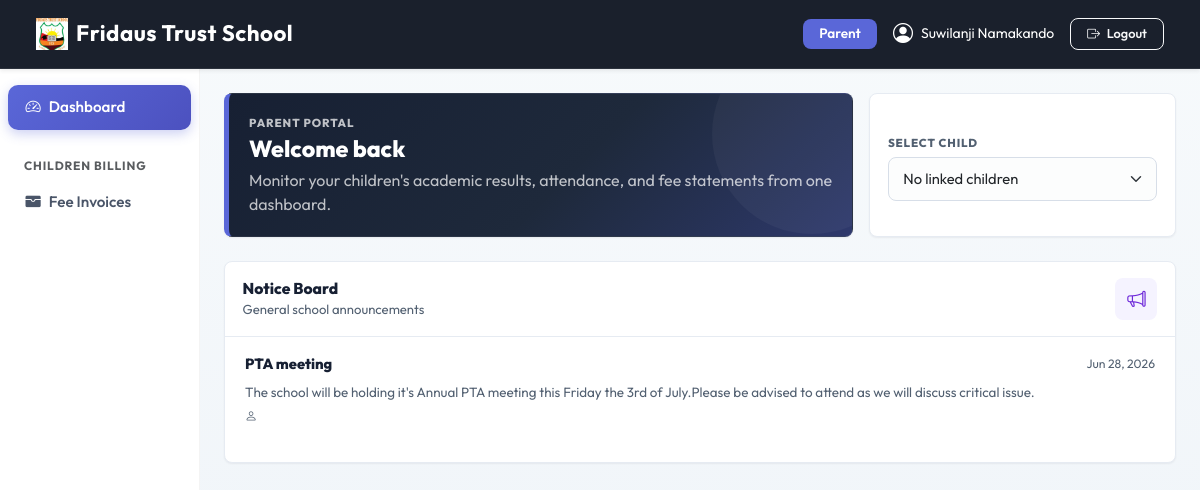
Page /dashboard/parent/ (signed in) on the committed database.
### apps/dashboard/models.py (models this page shows, shortened)
class SchoolSettings(models.Model):
    school_name    = models.CharField(max_length=200, default='SchoolMS')
    logo           = models.ImageField(upload_to='school/logo/', blank=True, null=True)
    favicon        = models.ImageField(upload_to='school/favicon/', blank=True, null=True)
    primary_color  = models.CharField(max_length=7, default='#5a67d8', help_text='Hex color e.g. #5a67d8')
    secondary_color= models.CharField(max_length=7, default='#4c51bf')
    sidebar_color  = models.CharField(max_length=7, default='#ffffff')
    navbar_color   = models.CharField(max_length=7, default='#1a202c')
    address        = models.TextField(blank=True)
    phone          = models.CharField(max_length=20, blank=True)
    email          = models.EmailField(blank=True)
    website        = models.URLField(blank=True)
    class Meta:
        verbose_name = 'School Settings'
    @classmethod
    def get(cls):
        obj, _ = cls.objects.get_or_create(pk=1)
        return obj

class Notice(models.Model):
    title = models.CharField(max_length=200)
    content = models.TextField()
    author = models.ForeignKey(User, on_delete=models.CASCADE, related_name='notices')
    created_at = models.DateTimeField(auto_now_add=True)
    updated_at = models.DateTimeField(auto_now=True)
    is_active = models.BooleanField(default=True)
    to_admins = models.BooleanField(default=True, verbose_name="Show to Admins")
    to_teachers = models.BooleanField(default=True, verbose_name="Show to Teachers")
    to_students = models.BooleanField(default=True, verbose_name="Show to Students")
    to_parents = models.BooleanField(default=True, verbose_name="Show to Parents")
    class Meta:
        ordering = ['-created_at']

### apps/accounts/models.py (models this page shows, shortened)
class User(AbstractUser):
    ROLE_CHOICES = (
        ('superadmin', 'Super Admin'),
        ('admin', 'Admin'),
        ('teacher', 'Teacher'),
        ('student', 'Student'),
        ('parent', 'Parent'),
    )
    role = models.CharField(max_length=20, choices=ROLE_CHOICES)
    phone = models.CharField(max_length=20, blank=True, null=True)
    profile_pic = models.ImageField(upload_to='profile_pictures/', blank=True, null=True)
    created_at = models.DateTimeField(auto_now_add=True)
    @property
    def is_admin(self):
        return self.role in ['superadmin', 'admin'] or self.is_superuser
    @property
    def is_teacher(self):
        return self.role == 'teacher'
    @property
    def is_student(self):
        return self.role == 'student'
    @property
    def is_parent(self):
        return self.role == 'parent'

### apps/dashboard/views.py (the view, shortened to what this page needs)
# urls.py: path('parent/',  views.parent_dashboard,  name='parent_dashboard'),
@login_required
def parent_dashboard(request):
    if not (request.user.is_parent or request.user.is_admin):
        return redirect('/')
    parent = get_object_or_404(Parent, user=request.user)
    children = parent.students.all().select_related('user', 'student_class')
    selected_child_id = request.GET.get('child_id')
    selected_child = None
    grades = []
    att_rate = 100.0
    unpaid_invoices = []
    grades_locked = False  # ← add this
    notices = Notice.objects.filter(is_active=True, to_parents=True)[:5]
    context = {
        'parent'          : parent,
        'children'        : children,
        'selected_child'  : selected_child,
        'grades'          : grades,
        'grades_locked'   : grades_locked,
        'att_rate'        : att_rate,
        'unpaid_invoices' : unpaid_invoices,
        'notices'         : notices,
    }
    return render(request, 'dashboard/parent_dashboard.html', context)

### apps/dashboard/context_processors.py (called while the page is built)
def school_settings(request):
    return {'school_settings': SchoolSettings.get()}

### templates/dashboard/parent_dashboard.html (shortened to what this page needs)
{% extends 'base.html' %}
{% block content %}
<div class="row g-3 mb-4">
  <div class="col-lg-8">
    <div class="hero-panel is-branded h-100">
      <div class="workspace-kicker">Parent Portal</div>
      <h1 class="hero-greeting">Welcome back</h1>
      <p class="workspace-subtitle mb-0">Monitor your children's academic results, attendance, and fee statements from one dashboard.</p>
    </div>
  </div>
  <div class="col-lg-4">
    <div class="info-card">
      <form method="get" id="childSelectorForm">
        <label for="child_id" class="info-card-label">Select Child</label>
        <select name="child_id" id="child_id" class="form-select" onchange="document.getElementById('childSelectorForm').submit();">
          {% for child in children %}
            <option value="{{ child.pk }}" {% if selected_child and selected_child.pk == child.pk %}selected{% endif %}>{{ child.user.get_full_name }}</option>
          {% empty %}
            <option value="">No linked children</option>
          {% endfor %}
        </select>
      </form>
    </div>
  </div>
</div>
<div class="content-panel">
  <div class="panel-header">
    <div>
      <h2 class="panel-title">Notice Board</h2>
      <p class="panel-subtitle">General school announcements</p>
    </div>
    <span class="panel-icon bg-tone-violet"><i class="bi bi-megaphone"></i></span>
  </div>
  <div class="panel-body notice-feed">
    {% for notice in notices %}
    <div class="notice-item">
      <div class="d-flex justify-content-between align-items-start gap-3">
        <h3 class="notice-title">{{ notice.title }}</h3>
        <span class="notice-meta text-nowrap">{{ notice.created_at|date:"M d, Y" }}</span>
      </div>
      <p class="notice-body">{{ notice.content }}</p>
      <span class="notice-meta"><i class="bi bi-person me-1"></i>{{ notice.author.get_full_name }}</span>
    </div>
    {% empty %}
    <div class="empty-state">
      <i class="bi bi-megaphone"></i>
      No active announcements.
    </div>
    {% endfor %}
  </div>
</div>
{% endblock %}

### templates/base.html (shortened to what this page needs)
{% load static %}
<!DOCTYPE html>
<html lang="en">
<head>
  <link href="https://cdn.jsdelivr.net/npm/bootstrap@5.3.2/dist/css/bootstrap.min.css" rel="stylesheet">
  <link href="https://cdn.jsdelivr.net/npm/bootstrap-icons@1.11.3/font/bootstrap-icons.css" rel="stylesheet">
  <link href="https://cdnjs.cloudflare.com/ajax/libs/toastr.js/latest/toastr.min.css" rel="stylesheet">
  <link href="{% static 'css/modern.css' %}" rel="stylesheet">
  <link href="https://cdn.jsdelivr.net/npm/select2@4.1.0-rc.0/dist/css/select2.min.css" rel="stylesheet">
  <link href="https://cdn.jsdelivr.net/npm/select2-bootstrap-5-theme@1.3.0/dist/select2-bootstrap-5-theme.min.css" rel="stylesheet">
</head>
<body>
{% if user.is_authenticated %}
<nav class="navbar navbar-expand-lg navbar-dark sticky-top d-print-none shadow-sm"
     style="background-color: {{ school_settings.navbar_color|default:'#1a202c' }} !important;">
  <div class="container-fluid">
    <a class="navbar-brand fw-bold text-white d-flex align-items-center gap-2" href="/">
      {% if school_settings.logo %}
        <img src="{{ school_settings.logo.url }}" height="32" style="object-fit:contain;" alt="{{ school_settings.school_name }}">
      {% else %}
        <i class="bi bi-shield-check" style="color: var(--school-primary);"></i>
      {% endif %}
      <span>{{ school_settings.school_name|default:"SchoolMS" }}</span>
    </a>
    <div class="collapse navbar-collapse" id="navbarNav">
      <div class="ms-auto d-flex align-items-center gap-3 mt-2 mt-lg-0">
        <span class="badge bg-primary px-3 py-2 text-capitalize" style="font-size: 0.85rem;">{{ user.get_role_display }}</span>
        <a href="{% url 'accounts:profile' %}" class="text-white text-decoration-none d-flex align-items-center gap-2 small">
          {% if user.profile_pic %}
            <img src="{{ user.profile_pic.url }}" class="rounded-circle border border-2 border-white" width="32" height="32" style="object-fit:cover">
          {% else %}
            <i class="bi bi-person-circle fs-5"></i>
          {% endif %}
          <span class="d-none d-sm-inline">{{ user.get_full_name|default:user.username }}</span>
        </a>
        <a href="{% url 'accounts:logout' %}" class="btn btn-outline-light btn-sm px-3"><i class="bi bi-box-arrow-right me-1"></i> Logout</a>
      </div>
    </div>
  </div>
</nav>
<div class="container-fluid">
  <div class="row">
    <aside class="col-lg-2 col-md-3 d-none d-md-block pt-3 px-0 border-end" id="sidebar">
  {% include 'partials/sidebar.html' %}
</aside>
    <main class="col-lg-10 col-md-9 ms-sm-auto px-md-4 py-4 animate-fade-in">
      {% block content %}{% endblock %}
    </main>
  </div>
</div>
{% else %}
  {% block auth_content %}{% endblock %}
{% endif %}
</body>
</html>

### rows in the picture
SchoolSettings: logo (picture), school_name "Fridaus Trust School"
User: role "Parent", get_full_name "Suwilanji Namakando"
Notice: title "PTA meeting", created_at "Jun 28, 2026", content "The school will be holding it's Annual PTA meeting this Friday the 3rd of July.Please be advised to attend as we will discuss critical issue."
